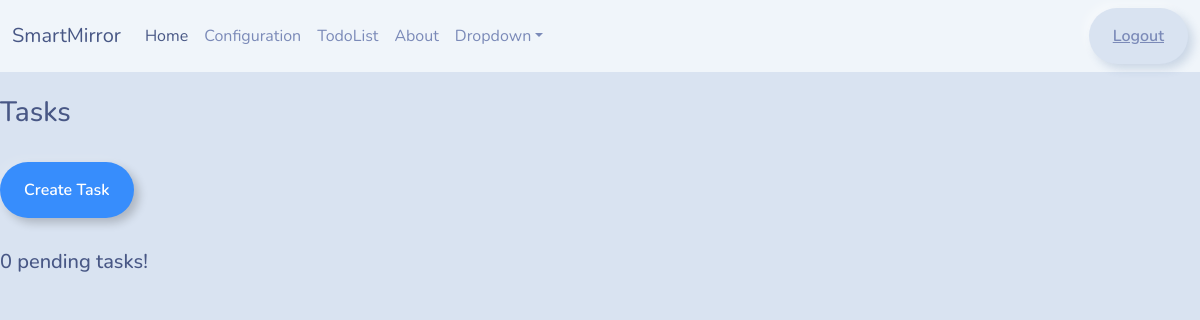
The page /tasks/1/ (signed in) on the database as committed earlier.
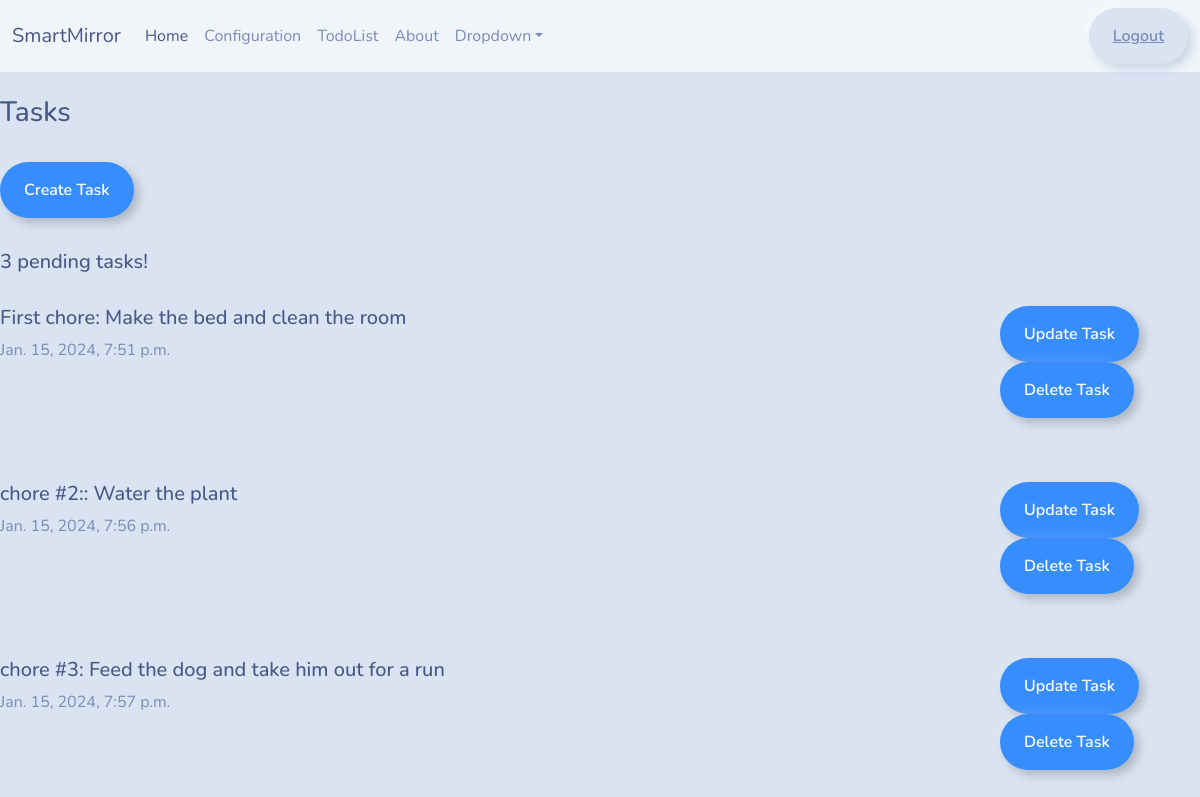
The same page on the database as committed later.
### base/models.py (models this page shows, shortened)
class Task(models.Model):
    user = models.ForeignKey(User, on_delete=models.SET_NULL, null=True)
    topic = models.CharField(max_length=200, null=False)
    description = models.TextField(null=True)
    updated = models.DateTimeField(auto_now=True)
    created = models.DateTimeField(auto_now_add=True)

### base/views.py (the view)
# urls.py: path("tasks/<str:pk>", views.getTasks),
@login_required(login_url="login")
def tasks(request, pk):
    user = User.objects.get(id=pk)
    tasks = user.task_set.all()
    context = {"tasks": tasks}
    return render(request, "base/tasks.html", context)

### base/templates/base/tasks.html (shortened to what this page needs)
{% extends 'main.html' %} {% block content %}
<br />
<div>
    <div>
        <h3>Tasks</h3>
        <a href="{% url 'create-task' %}">
            <button type="button" class="btn btn-outline-primary">
                Create Task
            </button>
        </a>
        <h5>{{tasks.count}} pending tasks!</h5>
        {% for task in tasks %}
        <div class="task-container">
            <div>
                <h5>{{ task.topic }}: {{ task.description }}</h5>
                <p>{{ task.created }}</p>
            </div>
            <div>
                <a href="{% url 'update-task' task.id%}">
                    <button type="button" class="btn btn-outline-primary">
                        Update Task
                    </button>
                </a>
                <a href="{% url 'delete-task' task.id%}">
                    <button type="button" class="btn btn-outline-primary">
                        Delete Task
                    </button>
                </a>
            </div>
        </div>
        {% endfor %}
    </div>
</div>
{% endblock content %}

### templates/main.html (shortened to what this page needs)
<!DOCTYPE html>
{% load static %}
<html lang="en">
    <head>
        <link rel="stylesheet" href="{% static 'styles/bootstrap.min.css' %}" />
    </head>
    <body>
        {% include 'navbar.html' %}  {% block content %} {% endblock %}
    </body>
</html>

### templates/navbar.html (shortened to what this page needs)
<nav class="navbar navbar-expand-lg bg-light" data-bs-theme="light">
    <div class="container-fluid">
        <a class="navbar-brand" href="{% url 'home' %}">SmartMirror</a>
        <div class="collapse navbar-collapse" id="navbarColor03">
            <ul class="navbar-nav me-auto">
                <li class="nav-item">
                    <a class="nav-link active" href="{% url 'home' %}"
                        >Home
                    </a>
                </li>
                <li class="nav-item">
                    <a class="nav-link" href="{% url 'configuration' %}"
                        >Configuration</a
                    >
                </li>
                <li class="nav-item">
                    <a class="nav-link" href="{% url 'tasks' request.user.id%}"
                        >TodoList</a
                    >
                </li>
                <li class="nav-item">
                    <a class="nav-link" href="{% url 'about' %}">About</a>
                </li>
                <li class="nav-item dropdown">
                    <a
                        class="nav-link dropdown-toggle"
                        data-bs-toggle="dropdown"
                        href="#"
                        role="button"
                        aria-haspopup="true"
                        aria-expanded="false"
                        >Dropdown</a
                    >
                </li>
            </ul>
            {% if request.user.is_authenticated %}
            <a href="{% url 'logout' %}"
                ><button type="button" class="btn btn-link">Logout</button></a
            >
            {% else %}
            <a href="{% url 'login' %}"
                ><button type="button" class="btn btn-link">Login</button></a
            >
            {% endif %}
        </div>
    </div>
</nav>

### base/templates/base/tasks.html (style rules this page uses)
.task-container { display: grid; grid-template-columns: 5fr 1fr; }

Rows that differ between the two databases and show on the page:
added Task: topic "First chore", description "Make the bed and clean the room", created "Jan. 15, 2024, 7:51 p.m."
added Task: topic "chore #2:", description "Water the plant", created "Jan. 15, 2024, 7:56 p.m."
added Task: topic "chore #3", description "Feed the dog and take him out for a run", created "Jan. 15, 2024, 7:57 p.m."
Other text that changed with them:
{{ tasks.count }}: "0" → "3"
